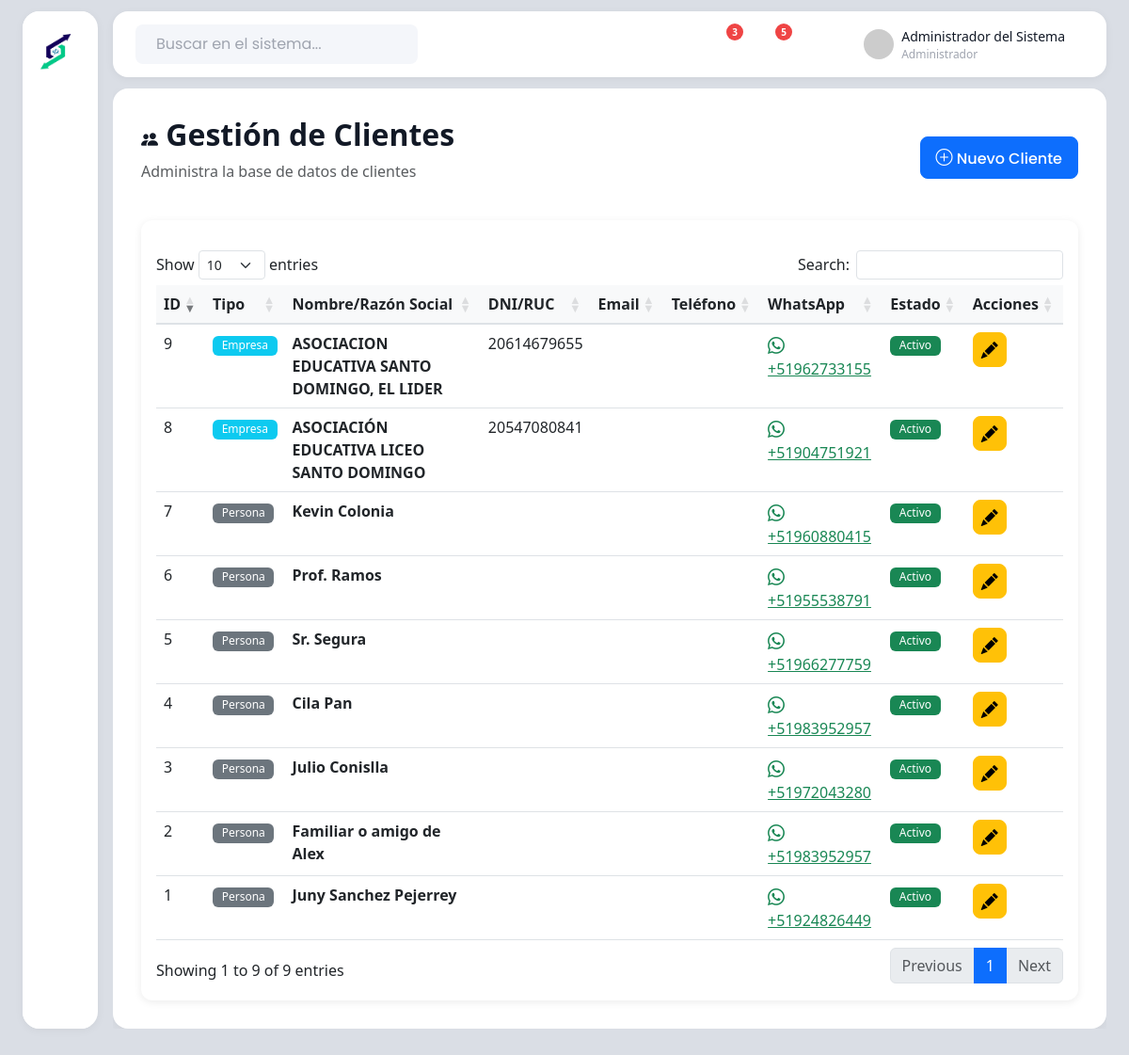
/views/clientes/index.php (signed in), run on the app's committed database.
### tables this page shows
CREATE TABLE IF NOT EXISTS `clientes` (
  `id` int NOT NULL AUTO_INCREMENT,
  `tipo` enum('persona','empresa') NOT NULL DEFAULT 'persona',
  `nombre` varchar(150) NOT NULL COMMENT 'Nombre o Razón Social',
  `dni_ruc` varchar(20) DEFAULT NULL,
  `email` varchar(100) DEFAULT NULL,
  `telefono` varchar(20) DEFAULT NULL,
  `whatsapp` varchar(20) DEFAULT NULL,
  `direccion` text,
  `ubicacion_google_maps` text,
  `estado` enum('activo','inactivo') NOT NULL DEFAULT 'activo',
  `fecha_registro` timestamp NULL DEFAULT CURRENT_TIMESTAMP,
  PRIMARY KEY (`id`),
  KEY `idx_nombre` (`nombre`),
  KEY `idx_dni_ruc` (`dni_ruc`),
  KEY `idx_estado` (`estado`)
);

### includes/autoload.php (called while the page is built, shortened)
<?php
spl_autoload_register(function ($class) {
    $modelFile = ROOT_PATH . 'models/' . $class . '.php';
    if (file_exists($modelFile)) {
        return;
    }
});

### models/Cliente.php (called while the page is built, shortened)
<?php
class Cliente
{
    private $pdo;
    public function __construct($pdo)
    {
        $this->pdo = $pdo;
    }
    public function obtenerTodos($estado = null)
    {
        $sql = "SELECT * FROM clientes";
        $sql .= " ORDER BY fecha_registro DESC";
        $stmt = $this->pdo->prepare($sql);
        if ($estado) {
            $stmt->execute([$estado]);
        } else {
            $stmt->execute();
        }
        return $stmt->fetchAll();
    }
}

### views/clientes/index.php (the view, shortened to what this page needs)
<?php
include '../layouts/header.php';
$clienteModel = new Cliente($pdo);
$clientes = $clienteModel->obtenerTodos();
?>
<div class="row">
    <div class="col-12 mb-4">
        <div class="d-flex justify-content-between align-items-center">
            <div>
                <h2 class="fw-bold"><i class="bi bi-people-fill"></i> Gestión de Clientes</h2>
                <p class="text-muted">Administra la base de datos de clientes</p>
            </div>
            <div>
                <a href="form.php" class="btn btn-primary">
                    <i class="bi bi-plus-circle"></i> Nuevo Cliente
                </a>
            </div>
        </div>
    </div>
</div>
<div class="row">
    <div class="col-12">
        <div class="card">
            <div class="card-body">
                <div class="table-responsive">
                    <table class="table table-hover datatable">
                        <thead>
                            <tr>
                                <th>ID</th>
                                <th>Tipo</th>
                                <th>Nombre/Razón Social</th>
                                <th>DNI/RUC</th>
                                <th>Email</th>
                                <th>Teléfono</th>
                                <th>WhatsApp</th>
                                <th>Estado</th>
                                <th>Acciones</th>
                            </tr>
                        </thead>
                        <tbody>
                            <?php foreach ($clientes as $cliente): ?>
                                <tr>
                                    <td><?php echo $cliente['id']; ?></td>
                                    <td>
                                        <span class="badge bg-<?php echo $cliente['tipo'] === 'empresa' ? 'info' : 'secondary'; ?>">
                                            <?php echo ucfirst($cliente['tipo']); ?>
                                        </span>
                                    </td>
                                    <td><strong><?php echo $cliente['nombre']; ?></strong></td>
                                    <td><?php echo $cliente['dni_ruc'] ?? '-'; ?></td>
                                    <td><?php echo $cliente['email'] ?? '-'; ?></td>
                                    <td><?php echo $cliente['telefono'] ?? '-'; ?></td>
                                    <td>
                                        <?php if ($cliente['whatsapp']): ?>
                                            <a href="https://wa.me/<?php echo preg_replace('/[^0-9]/', '', $cliente['whatsapp']); ?>"
                                                target="_blank" class="text-success">
                                                <i class="bi bi-whatsapp"></i> <?php echo $cliente['whatsapp']; ?>
                                            </a>
                                        <?php else: echo '-';
                                        endif; ?>
                                    </td>
                                    <td>
                                        <span class="badge bg-<?php echo $cliente['estado'] === 'activo' ? 'success' : 'danger'; ?>">
                                            <?php echo ucfirst($cliente['estado']); ?>
                                        </span>
                                    </td>
                                    <td>
                                        <a href="form.php?id=<?php echo $cliente['id']; ?>"
                                            class="btn btn-sm btn-warning" title="Editar">
                                            <i class="bi bi-pencil-fill"></i>
                                        </a>
                                    </td>
                                </tr>
                            <?php endforeach; ?>
                        </tbody>
                    </table>
                </div>
            </div>
        </div>
    </div>
</div>
<?php include '../layouts/footer.php'; ?>

### assets/css/modern-ui.css (style rules this page uses)
:root { --color-bg: #f4f6fa; --color-primary: #121926; --color-muted: #9fa4af; --color-hover: #e8ecf4; --color-danger: #ef4444; --color-success: #10b981; --color-warning: #f59e0b; --color-info: #3b82f6; --font-main: "Poppins", sans-serif; }
* { box-sizing: border-box; }
body { background: #dadee5; color: #5d6674; font-family: var(--font-main); min-height: 100vh; margin: 0; padding: 0; }
.bi { font-size: 18px; }
.main-content .card { border: none; box-shadow: 0 2px 8px rgba(0, 0, 0, 0.08); border-radius: 12px; }
.main-content .btn { font-family: var(--font-main); border-radius: 8px; font-weight: 500; }
.main-content h1, .main-content h2, .main-content h3, .main-content h4, .main-content h5, .main-content h6 { color: var(--color-primary); font-weight: 600; }

### assets/css/style.css (style rules this page uses)
:root { --primary-color: #0d6efd; --secondary-color: #6c757d; --success-color: #198754; --danger-color: #dc3545; --warning-color: #ffc107; --info-color: #0dcaf0; }
body { font-family: "Segoe UI", Tahoma, Geneva, Verdana, sans-serif; min-height: 100vh; display: flex; flex-direction: column; }
.card { border: none; border-radius: 10px; transition: transform 0.2s, box-shadow 0.2s; }
.btn { border-radius: 6px; padding: 0.5rem 1rem; font-weight: 500; }
.btn-sm { padding: 0.25rem 0.5rem; }
.badge { padding: 0.4em 0.8em; font-weight: 500; }
table.dataTable thead th { background-color: #f8f9fa; font-weight: 600; border-bottom: 2px solid #dee2e6; }

### data on the page
clientes: id "9", tipo "Empresa", nombre "ASOCIACION EDUCATIVA SANTO DOMINGO, EL LIDER", dni_ruc "20614679655", whatsapp "+51962733155", estado "Activo"
clientes: id "8", tipo "Empresa", nombre "ASOCIACIÓN EDUCATIVA LICEO SANTO DOMINGO", dni_ruc "20547080841", whatsapp "+51904751921", estado "Activo"
clientes: id "7", tipo "Persona", nombre "Kevin Colonia", whatsapp "+51960880415", estado "Activo"
clientes: id "6", tipo "Persona", nombre "Prof. Ramos", whatsapp "+51955538791", estado "Activo"
clientes: id "5", tipo "Persona", nombre "Sr. Segura", whatsapp "+51966277759", estado "Activo"
clientes: id "4", tipo "Persona", nombre "Cila Pan", whatsapp "+51983952957", estado "Activo"
clientes: id "3", tipo "Persona", nombre "Julio Conislla", whatsapp "+51972043280", estado "Activo"
clientes: id "2", tipo "Persona", nombre "Familiar o amigo de Alex", whatsapp "+51983952957", estado "Activo"
clientes: id "1", tipo "Persona", nombre "Juny Sanchez Pejerrey", whatsapp "+51924826449", estado "Activo"

### other printed values
$usuario['nombre'] "Administrador del Sistema"
$usuario['rol'] "Administrador"
